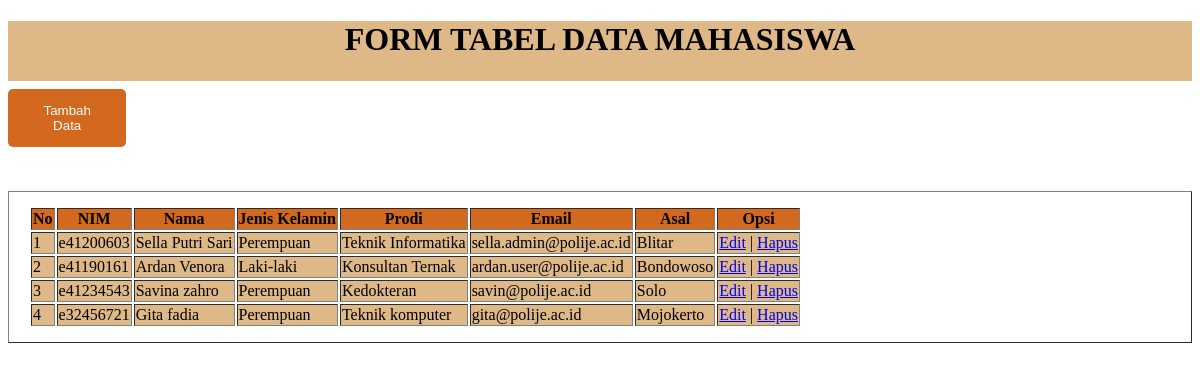
The app's page /home.php with its own data.
### tables this page shows
CREATE TABLE `mahasiswa` (
  `id_mhs` int(10) NOT NULL,
  `nim` varchar(10) NOT NULL,
  `nama` varchar(50) NOT NULL,
  `jkelamin` varchar(50) NOT NULL,
  `prodi` varchar(50) NOT NULL,
  `email` varchar(50) NOT NULL,
  `asal` text NOT NULL
);

### home.php (the view, shortened to what this page needs)
<!DOCTYPE html>
<html lang="en">
<head>
</head>
<body>
	<center>
		<div class="navtop">
			<h1 > FORM TABEL DATA MAHASISWA
				?></h1> <br> <br>
		</div>
	</center>
	<a href="tambahData.php"><button>Tambah Data</button></a> <br> <br> <br>
	<table border="1" class="table">
		<tr>
		<th>No</th>
			<th>NIM</th>
			<th>Nama</th>
			<th>Jenis Kelamin</th>
            <th>Prodi</th>
            <th>Email</th>
           	<th>Asal</th>
			<th>Opsi</th>
		</tr>
		<?php
		include 'koneksi.php';
		$no = 1;
		$data = mysqli_query($koneksi,"SELECT * FROM mahasiswa");
		while($d = mysqli_fetch_array($data)){
		?>
		<tr>
			<td><?php echo $no++; ?></td>
			<td><?php echo $d['nim']; ?></td>
			<td><?php echo $d['nama']; ?></td>
			<td><?php echo $d['jkelamin']; ?></td>
            <td><?php echo $d['prodi']; ?></td>
            <td><?php echo $d['email']; ?></td>
            <td><?php echo $d['asal']; ?></td>
			<td>
				<a class="edit" href="EditData.php?id_mhs=<?php echo $d['id_mhs']; ?>">Edit</a> |
				<a class="hapus" href="hapus.php?id_mhs=<?php echo $d['id_mhs']; ?>" onclick="return confirm('Yakin ingin menghapus data ini?')">Hapus</a>
			</td>
		</tr>
		<?php } ?>
	</table>
</body>
</html>

### home.php (style rules this page uses)
.navtop { background-color: burlywood; height: 60px; width: 100%; border: 0; text-align: center }
button { padding: 14px 20px; color: white; background-color: chocolate; margin: 8px 0; border: none; cursor: pointer; width: 10%; border-radius: 5px; }
.table { width: 100%; padding: 14px 20px; display: inline-block; box-sizing: border-box; }
th { background-color: chocolate }
td { background-color: burlywood }

### records on screen
mahasiswa: nim "e41200603", nama "Sella Putri Sari", jkelamin "Perempuan", prodi "Teknik Informatika", email "sella.admin@polije.ac.id", asal "Blitar"
mahasiswa: nim "e41190161", nama "Ardan Venora", jkelamin "Laki-laki", prodi "Konsultan Ternak", email "ardan.user@polije.ac.id", asal "Bondowoso"
mahasiswa: nim "e41234543", nama "Savina zahro", jkelamin "Perempuan", prodi "Kedokteran", email "savin@polije.ac.id", asal "Solo"
mahasiswa: nim "e32456721", nama "Gita fadia", jkelamin "Perempuan", prodi "Teknik komputer", email "gita@polije.ac.id", asal "Mojokerto"
